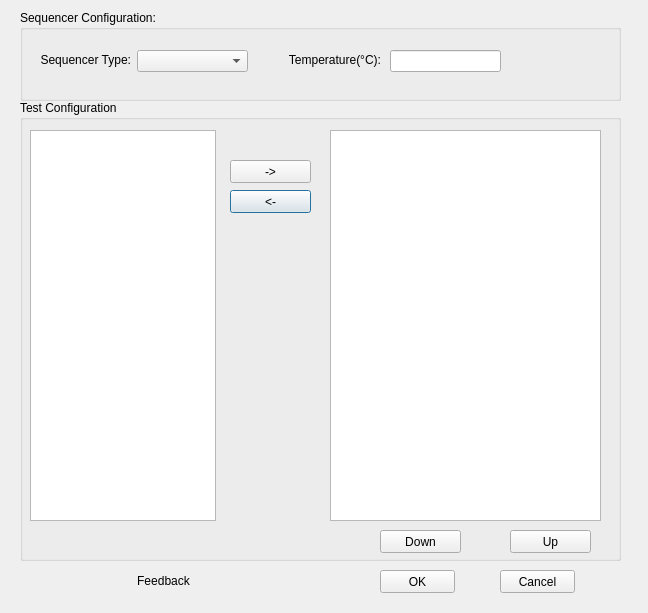
<?xml version="1.0" encoding="UTF-8"?>
<ui version="4.0">
 <class>NewTestProgramWizard</class>
 <widget class="QDialog" name="NewTestProgramWizard">
  <property name="geometry">
   <rect>
    <x>0</x>
    <y>0</y>
    <width>648</width>
    <height>613</height>
   </rect>
  </property>
  <property name="windowTitle">
   <string>Dialog</string>
  </property>
  <widget class="QGroupBox" name="SequencerConfigurationBox">
   <property name="geometry">
    <rect>
     <x>20</x>
     <y>10</y>
     <width>601</width>
     <height>91</height>
    </rect>
   </property>
   <property name="title">
    <string>Sequencer Configuration:</string>
   </property>
   <widget class="QLabel" name="SequencerLabel">
    <property name="geometry">
     <rect>
      <x>20</x>
      <y>40</y>
      <width>91</width>
      <height>20</height>
     </rect>
    </property>
    <property name="text">
     <string>Sequencer Type:</string>
    </property>
    <property name="alignment">
     <set>Qt::AlignRight|Qt::AlignTrailing|Qt::AlignVCenter</set>
    </property>
   </widget>
   <widget class="QComboBox" name="SequencerType">
    <property name="geometry">
     <rect>
      <x>117</x>
      <y>40</y>
      <width>111</width>
      <height>22</height>
     </rect>
    </property>
   </widget>
   <widget class="QLabel" name="TemperatureLabel">
    <property name="geometry">
     <rect>
      <x>240</x>
      <y>40</y>
      <width>121</width>
      <height>20</height>
     </rect>
    </property>
    <property name="text">
     <string>Temperature(°C):</string>
    </property>
    <property name="alignment">
     <set>Qt::AlignRight|Qt::AlignTrailing|Qt::AlignVCenter</set>
    </property>
   </widget>
   <widget class="QLineEdit" name="Temperature">
    <property name="geometry">
     <rect>
      <x>370</x>
      <y>40</y>
      <width>111</width>
      <height>22</height>
     </rect>
    </property>
   </widget>
  </widget>
  <widget class="QGroupBox" name="TestConfigurationBox">
   <property name="geometry">
    <rect>
     <x>20</x>
     <y>100</y>
     <width>601</width>
     <height>461</height>
    </rect>
   </property>
   <property name="title">
    <string>Test Configuration</string>
   </property>
   <widget class="QPushButton" name="LeftButton">
    <property name="geometry">
     <rect>
      <x>210</x>
      <y>90</y>
      <width>81</width>
      <height>23</height>
     </rect>
    </property>
    <property name="text">
     <string>&lt;-</string>
    </property>
   </widget>
   <widget class="QPushButton" name="RightButton">
    <property name="geometry">
     <rect>
      <x>210</x>
      <y>60</y>
      <width>81</width>
      <height>23</height>
     </rect>
    </property>
    <property name="text">
     <string>-&gt;</string>
    </property>
   </widget>
   <widget class="QPushButton" name="DownButton">
    <property name="geometry">
     <rect>
      <x>360</x>
      <y>430</y>
      <width>81</width>
      <height>23</height>
     </rect>
    </property>
    <property name="text">
     <string>Down</string>
    </property>
   </widget>
   <widget class="QPushButton" name="UpButton">
    <property name="geometry">
     <rect>
      <x>490</x>
      <y>430</y>
      <width>81</width>
      <height>23</height>
     </rect>
    </property>
    <property name="text">
     <string>Up</string>
    </property>
   </widget>
   <widget class="QListWidget" name="AvailableTests">
    <property name="geometry">
     <rect>
      <x>10</x>
      <y>30</y>
      <width>186</width>
      <height>391</height>
     </rect>
    </property>
   </widget>
   <widget class="QListWidget" name="SelectedTests">
    <property name="geometry">
     <rect>
      <x>310</x>
      <y>30</y>
      <width>271</width>
      <height>391</height>
     </rect>
    </property>
   </widget>
  </widget>
  <widget class="QPushButton" name="OKButton">
   <property name="geometry">
    <rect>
     <x>380</x>
     <y>570</y>
     <width>75</width>
     <height>23</height>
    </rect>
   </property>
   <property name="text">
    <string>OK</string>
   </property>
  </widget>
  <widget class="QPushButton" name="CancelButton">
   <property name="geometry">
    <rect>
     <x>500</x>
     <y>570</y>
     <width>75</width>
     <height>23</height>
    </rect>
   </property>
   <property name="text">
    <string>Cancel</string>
   </property>
  </widget>
  <widget class="QLabel" name="Feedback">
   <property name="geometry">
    <rect>
     <x>110</x>
     <y>574</y>
     <width>107</width>
     <height>13</height>
    </rect>
   </property>
   <property name="text">
    <string>Feedback</string>
   </property>
   <property name="alignment">
    <set>Qt::AlignCenter</set>
   </property>
  </widget>
 </widget>
 <resources/>
 <connections/>
</ui>
